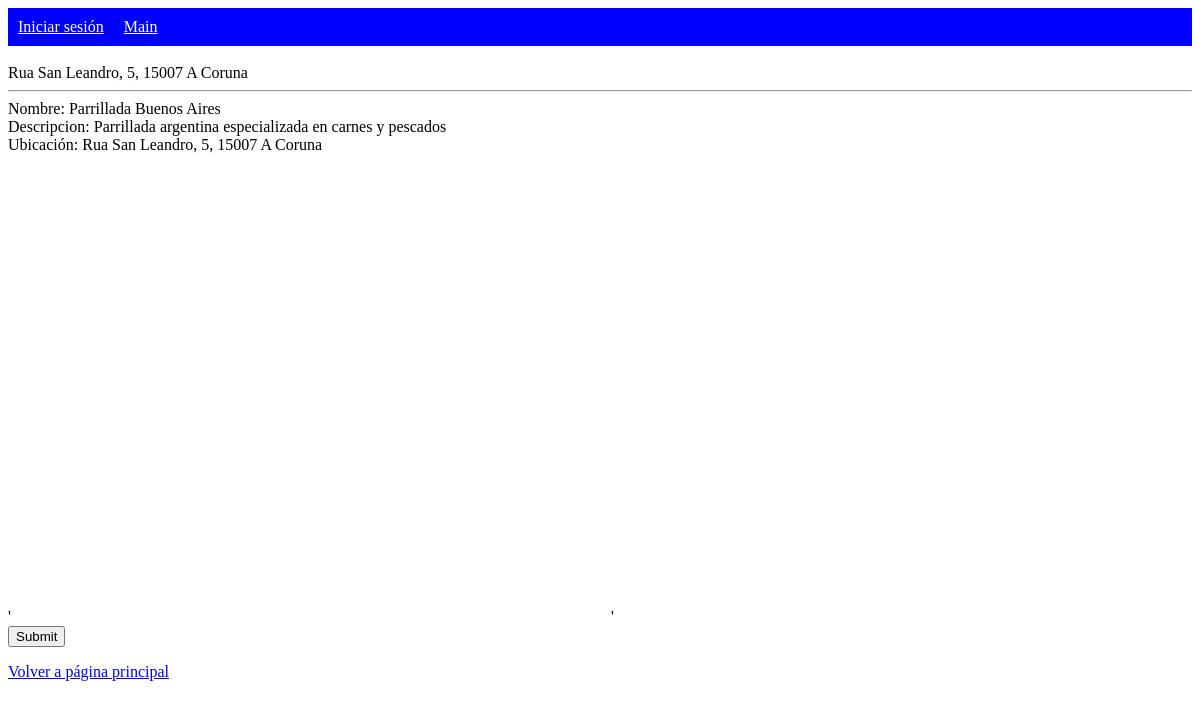
/search.php?ubicacion=Rua San Leandro, 5, 15007 A Coruna, run on the app's committed database.
### tables this page shows
CREATE TABLE `trestaurante` (
  `id_restaurante` int(11) NOT NULL,
  `nombre` varchar(30) DEFAULT NULL,
  `descripcion` varchar(200) DEFAULT NULL,
  `latitud` decimal(10,5) DEFAULT NULL,
  `longitud` decimal(10,5) DEFAULT NULL,
  `ubicacion` varchar(100) DEFAULT NULL,
  `mapa` varchar(1000) DEFAULT NULL
);

### search.php (the view, shortened to what this page needs)
<?php
	$db =mysqli_connect('localhost','root','1234','BuscarComidas') or die('Fail');
?>
<html>
	<head>
		<link rel="stylesheet" href="estilos.css" type="text/css" media="screen">
	</head>
	<body>
		<div class="menu1">
			<?php
			If (isset($_SESSION['id_usuario'])) {
				echo '<div id="activo"><p>Estás LOGUEADO</p></div>';
				echo '<a href="logout.php">Cerrar sesión</a>';
			} else {
				echo '<a href="login.html">Iniciar sesión</a>';
			};
			?>
			<a href="main.php">Main</a>
		</div>
		<br>
		<?php
		$ubicacion_res = $_GET['ubicacion'];
		echo $ubicacion_res;
		echo "<hr/>";
		$query = "SELECT id_restaurante, nombre, descripcion, ubicacion, mapa FROM trestaurante WHERE ubicacion  LIKE '%".$ubicacion_res."%' OR nombre LIKE '%".$ubicacion_res."%' OR descripcion LIKE '%".$ubicacion_res."%'";
		$result = mysqli_query($db, $query) or die('Query error');
		$only_row = (mysqli_num_rows($result));
		if ($only_row > 0){
			while ($row = mysqli_fetch_array($result, MYSQLI_ASSOC)){
			 echo "Nombre: ".$row['nombre']."<br/>";
			 echo "Descripcion: ".$row['descripcion']."<br/>";
			 echo "Ubicación: ".$row['ubicacion']."<br/>"."<br/>";
			 echo $row['mapa']."<br/>";
			 echo "<form method='post' action='do_add_favorite.php'>";
			 echo "<input type='submit'>";
			 echo "</form>";
		};
		}else{
			echo "No se encontraron resultados";
		}
		echo '<a href="main.php">Volver a página principal</a>';
?>
	</body>
</html>

### estilos.css (style rules this page uses)
div.menu1 { margin: 0; padding: 0; overflow: hidden; background-color:blue; text-align: center; }
.menu1 a { float: left; padding: 0; overflow: hidden; background-color: blue; color: white; padding: 10px; text-decorarion: underline; }

### data on the page
trestaurante: nombre "Parrillada Buenos Aires", descripcion "Parrillada argentina especializada en carnes y pescados", ubicacion "Rua San Leandro, 5, 15007 A Coruna", mapa "' '"

### other printed values
$ubicacion_res "Rua San Leandro, 5, 15007 A Coruna"
